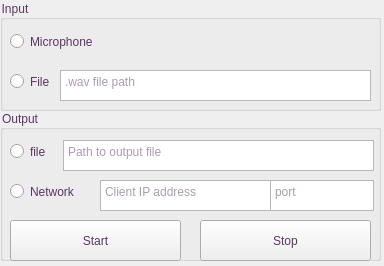
<?xml version="1.0" encoding="UTF-8"?>
<ui version="4.0">
 <class>MainWindow</class>
 <widget class="QMainWindow" name="MainWindow">
  <property name="geometry">
   <rect>
    <x>0</x>
    <y>0</y>
    <width>384</width>
    <height>266</height>
   </rect>
  </property>
  <property name="windowTitle">
   <string>Denoiser</string>
  </property>
  <property name="styleSheet">
   <string notr="true">color: rgb(92, 53, 102);</string>
  </property>
  <widget class="QWidget" name="centralwidget">
   <widget class="QGroupBox" name="input">
    <property name="geometry">
     <rect>
      <x>0</x>
      <y>0</y>
      <width>381</width>
      <height>111</height>
     </rect>
    </property>
    <property name="title">
     <string>Input</string>
    </property>
    <widget class="QRadioButton" name="radio_in_mic">
     <property name="geometry">
      <rect>
       <x>10</x>
       <y>30</y>
       <width>112</width>
       <height>23</height>
      </rect>
     </property>
     <property name="text">
      <string>Microphone</string>
     </property>
    </widget>
    <widget class="QRadioButton" name="radio_in_file">
     <property name="geometry">
      <rect>
       <x>10</x>
       <y>70</y>
       <width>112</width>
       <height>23</height>
      </rect>
     </property>
     <property name="text">
      <string>File</string>
     </property>
    </widget>
    <widget class="QPlainTextEdit" name="text_in_path">
     <property name="geometry">
      <rect>
       <x>60</x>
       <y>70</y>
       <width>311</width>
       <height>31</height>
      </rect>
     </property>
     <property name="placeholderText">
      <string>.wav file path</string>
     </property>
    </widget>
   </widget>
   <widget class="QGroupBox" name="output">
    <property name="geometry">
     <rect>
      <x>0</x>
      <y>110</y>
      <width>381</width>
      <height>151</height>
     </rect>
    </property>
    <property name="title">
     <string>Output</string>
    </property>
    <widget class="QRadioButton" name="radio_out_file">
     <property name="geometry">
      <rect>
       <x>10</x>
       <y>30</y>
       <width>112</width>
       <height>23</height>
      </rect>
     </property>
     <property name="text">
      <string>file</string>
     </property>
    </widget>
    <widget class="QRadioButton" name="radio_out_net">
     <property name="geometry">
      <rect>
       <x>10</x>
       <y>70</y>
       <width>112</width>
       <height>23</height>
      </rect>
     </property>
     <property name="text">
      <string>Network</string>
     </property>
    </widget>
    <widget class="QPlainTextEdit" name="text_out_path">
     <property name="geometry">
      <rect>
       <x>63</x>
       <y>30</y>
       <width>311</width>
       <height>31</height>
      </rect>
     </property>
     <property name="placeholderText">
      <string>Path to output file</string>
     </property>
    </widget>
    <widget class="QPlainTextEdit" name="text_out_ip">
     <property name="geometry">
      <rect>
       <x>100</x>
       <y>70</y>
       <width>171</width>
       <height>31</height>
      </rect>
     </property>
     <property name="placeholderText">
      <string>Client IP address</string>
     </property>
    </widget>
    <widget class="QPlainTextEdit" name="text_out_port">
     <property name="geometry">
      <rect>
       <x>270</x>
       <y>70</y>
       <width>104</width>
       <height>31</height>
      </rect>
     </property>
     <property name="placeholderText">
      <string>port</string>
     </property>
    </widget>
    <widget class="QPushButton" name="btn_start">
     <property name="geometry">
      <rect>
       <x>10</x>
       <y>110</y>
       <width>171</width>
       <height>41</height>
      </rect>
     </property>
     <property name="text">
      <string>Start</string>
     </property>
    </widget>
    <widget class="QPushButton" name="btn_stop">
     <property name="geometry">
      <rect>
       <x>200</x>
       <y>110</y>
       <width>171</width>
       <height>41</height>
      </rect>
     </property>
     <property name="text">
      <string>Stop</string>
     </property>
    </widget>
   </widget>
  </widget>
 </widget>
 <resources>
  <include location="test.qrc"/>
 </resources>
 <connections/>
</ui>
